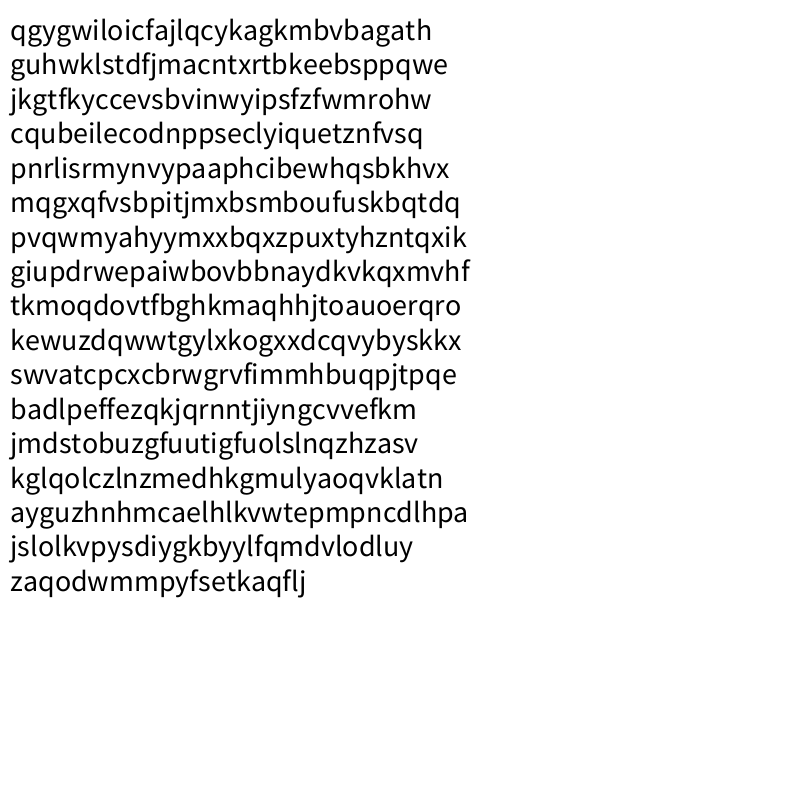
Frame 1 (no input)
Frame 60 (the mouse pressed at the canvas centre just before this capture): identical to frame 1, image omitted
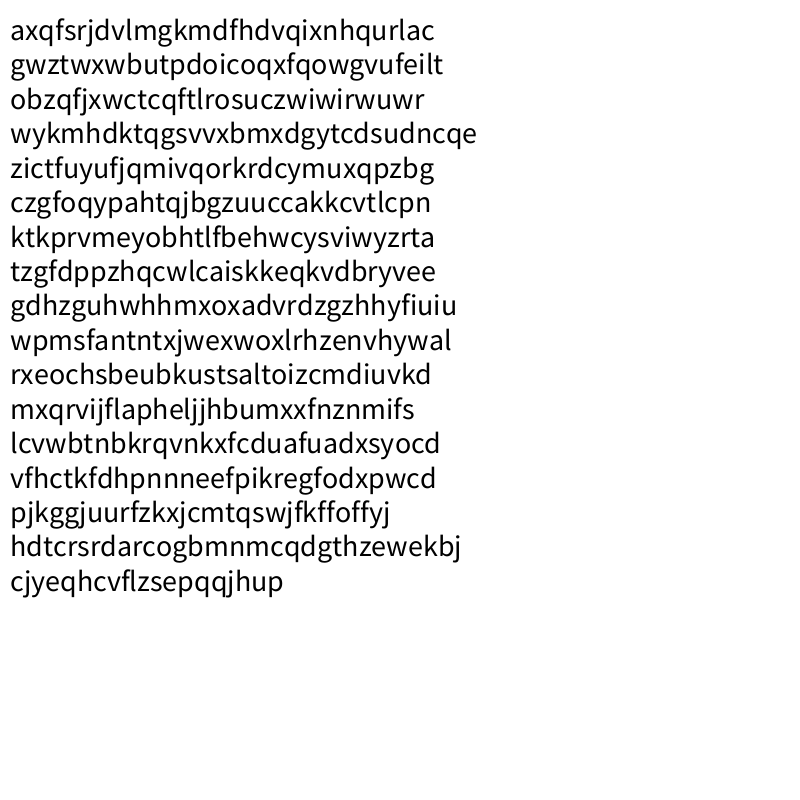
Frame 120 (the mouse held since frame 60 and released just before this capture)

The Processing sketch that drew these frames (run headless with seeded random() and noise(); from frame 60 on, the mouse is pressed at the canvas centre):

// Processing sketch: arrayStrings
// ── arrayStrings.pde

int numChars = 500;
char [] chars;

void setup(){
  
  size(800,800);
  chars = new char[numChars];
  
  for(int i=0; i<chars.length; i++){
    chars[i] = (char) int(random(97, 123));
  }
}

void draw(){
  
  background(255);
  
  String message ="";
  
  for(int i=0; i<chars.length; i++){
    char c = chars[i];
    message += c;
    if(i%30==29) {
      message+="\n";
    }
  }
  
  fill(0);
  textSize(30);
  text(message,10,40);
  
}


void mousePressed(){
  for(int i=0; i<chars.length; i++){
    chars[i] = (char) int(random(97, 123));
  }
}
